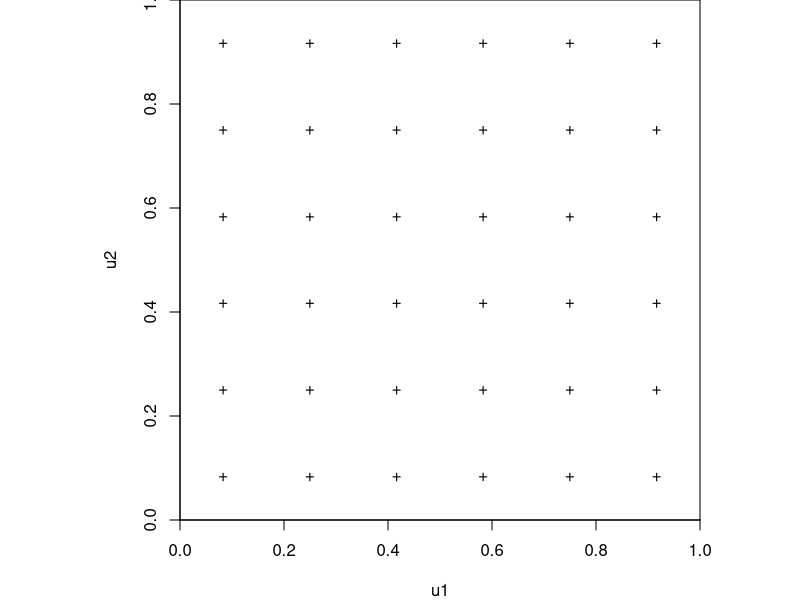

Write R code to recreate this figure. (Note: this script raises an error after producing the figure.)
## ---- chunk 1
knitr::opts_chunk$set(collapse=FALSE, fig.path="assets/fig/fiducial_nonintrusive-")
library(data.table)
## ---- chunk 2
Q <- function(x, u){
  x1 <- x[1]; x2 <- x[2]
  u1 <- u[1]; u2 <- u[2]
  if(sign(x1-x2) != sign(u1-u2)) return(NULL)
  q <- qnorm(u)
  mu <- q[2]*x1-q[1]*x2
  sigma <- x2-x1
  return(c(mu,sigma)/(q[2]-q[1]))
}
## ---- chunk 3
library(data.table)
Grid <- function(L){
  x <- seq(0, 1, length.out=L+1)[-1] - 1/(2*L)
  return(CJ(u1=x, u2=x))
}
## ---- chunk 4
par(mar=c(4,4,0,0), pty="s")
plot(Grid(6), pch="+", asp=1, xlim=c(0,1), xaxs="i", yaxs="i")
## ---- chunk 5
# simulated data
set.seed(666)
n <- 4
x <- rnorm(n, mean=0.4, sd=0.8)
# algorithm
L <- 100
grid <- Grid(L)
pairs <- combn(n, 2) # all combinations i<j
K <- ncol(pairs)
J <- Mu <- Sigma <- matrix(NA, nrow=L^2, ncol=K)
for(k in 1:K){ 
  I <- pairs[,k]
  Jk <- rep(NA, L^2)
  for(l in 1:L^2){
    theta <- Q(x=x[I], u=c(grid$u1[l], grid$u2[l]))
    if(!is.null(theta)){
      Jk[l] <- -2*log(L) + sum(dnorm(x[-I], theta[1], theta[2], log=TRUE))  
      Mu[l,k] <- theta[1]
      Sigma[l,k] <- theta[2]
    }
  }
  J[,k] <- exp(Jk)
}
## ---- chunk 6
keep <- which(!is.na(J))
length(keep) # should be ≈ 6*10000/2=30000
W <- J[keep]/sum(J[keep])
Mu <- Mu[keep]
Sigma <- Sigma[keep]
## ---- chunk 7
### approximate fiducial distribution of µ ###
F_mu <- spatstat::ewcdf(Mu, weights=W)
curve(F_mu, from=0, to=2.5, col="blue", lwd=2)
### exact fiducial distribution ###
mean_x <- mean(x)
sd_x <- sd(x)
curve(pt((x-mean_x)/(sd_x/sqrt(n)), df=n-1), add=TRUE, col="red", lwd=3, lty="dashed")
### show the median ###
abline(h=0.5, lty="dotted")
abline(v=mean(x), lty="dotted")
## ---- chunk 8
### approximate fiducial distribution of σ ###
F_sigma <- spatstat::ewcdf(Sigma,W)
curve(F_sigma, from=0, to=2.5, ylim=c(0,1), col="blue", lwd=2)
### exact fiducial distribution ###
# pdf of an inverse square root Gamma distribution
psqrtigamma <- function(x, a, b) {
  1-pgamma(1/x^2, a, b) 
}
# fiducial/Jeffreys distribution 
psigma <- function(x, n, sd) {
  psqrtigamma(x, (n - 1)/2, (n - 1) * sd^2/2)
}
curve(psigma(x, n, sd_x), add=TRUE, col="red", lwd=3, lty="dashed")
## ---- chunk 9
quantile(F_mu, c(0.025, 0.975))
confint(lm(x~1)) # theoretically it is the same
## ---- chunk 10
F_psi <- spatstat::ewcdf(Sigma/Mu, weights=W)
curve(F_psi, from=0, to=3, col="blue", lwd=2)
## ---- chunk 11
par(mar=c(4,4,0,0))
msample <- rmultinom(1, length(keep), W)[,1]
Sims <- cbind(mu=rep(Mu, times=msample), sigma=rep(Sigma, times=msample))
plot(Sims, pch="+")
## ---- chunk 12
Subd <- function(rho1, rho2, p, n){
  if(rho1>rho2) stop()
  rho1 <- tan(rho1*pi/180)
  rho2 <- tan(rho2*pi/180)
  a <- (rho2-rho1)/2
  b <- rho1
  g <- function(a, b, y) (-b+sign(b)*sqrt(b^2+4*a*y))/a/2
  n1 <- max(floor(n*p), floor(n/2))
  s1 <- sapply(seq(0, p*(a+b), length.out=n1+1), function(y) p*g(a*p, b*p, y)) 
  s2 <- sapply(seq((p-1)*(a+b), 0, length.out=n-n1+1), function(y) (p-1)*g(a*(p-1), b*(p-1), y)+1) 
  return(c(s1,s2[-1]))
}
## 
hypercubes <- function(S, U, rho1=44, rho2=46){
  subds <- lapply(U, function(u) Subd(rho1, rho2, u, S))
  lengths <- as.matrix(do.call(CJ, c(setNames(lapply(subds, diff), paste0("l", 1:length(U))), list(sorted=FALSE))))
  subds_exp <- as.matrix(do.call(CJ, setNames(lapply(subds, function(s) head(s,-1)), paste0("s", 1:length(U)))))
  centers <- setNames(data.table(lengths/2+subds_exp), paste0("u", 1:length(U)))
  return(cbind(
    logvolume=rowSums(log(as.matrix(lengths))), 
    centers))
}
grid <- hypercubes(20, U=c(0.3, 0.8), rho1=45, rho2=80)
plot(0, 0, type="n", xlim=c(0,1), ylim=c(0,1), xlab=NA, ylab=NA)
points(grid$u1, grid$u2, pch="+", col="blue")
